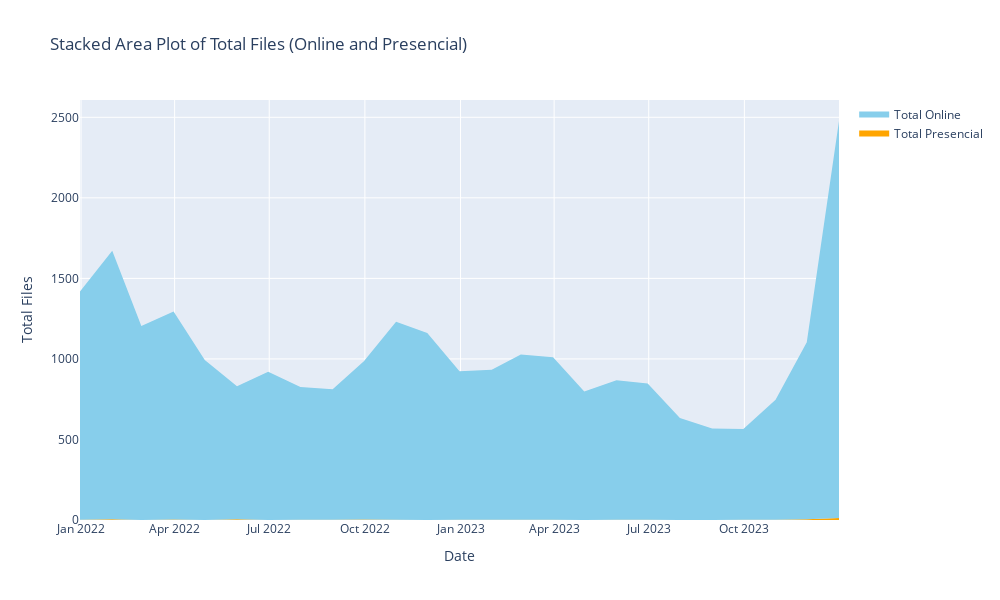

The notebook cell saved with this chart:
### Markdown cell above
## Bokeh stacked

### Code cell
import plotly.graph_objects as go

# Prepare the data (assuming df_autoconsumo_group_m has datetime index and required columns)
df_b = df_autoconsumo_group_m.reset_index()

# Create the stacked area plot
fig = go.Figure()

# Add the area for total_presencial
fig.add_trace(go.Scatter(
    x=df_b['fecha_registro_exp'],
    y=df_b['total_presencial'],
    mode='none',
    stackgroup='one',  # Stack the areas
    fill='tonexty',  # Fill the area below the line
    name='Total Presencial',
    fillcolor='orange',
    hoverinfo='x+y+name'  # Display x (date), y (value), and name (category)
))

# Add the area for total_online
fig.add_trace(go.Scatter(
    x=df_b['fecha_registro_exp'],
    y=df_b['total_online'],
    mode='none',
    stackgroup='one',  # Stack the areas
    fill='tonexty',  # Fill the area below the line
    name='Total Online',
    fillcolor='skyblue',
    hoverinfo='x+y+name'  # Display x (date), y (value), and name (category)
))


# Update layout
fig.update_layout(
    title="Stacked Area Plot of Total Files (Online and Presencial)",
    xaxis_title="Date",
    yaxis_title="Total Files",
    width=1000,  # Increase width for better visibility
    height=600,  # Increase height for better visibility
    hovermode="x unified",  # Show hover info in a unified box
    hoverlabel=dict(
        font_size=10,  # Set the font size to 10 (smaller)
        font_family="Arial",  # Set the font family to Arial (optional)
    )
)
# Show the plot
fig.show()

### Figure 1 — Plotly figure (JSON) as saved in the notebook; plotly's stock layout.template omitted (floating-point values rounded to 4 significant figures)
{"data": [{"fill": "tonexty", "fillcolor": "orange", "hoverinfo": "x+y+name", "mode": "none", "name": "Total Presencial", "stackgroup": "one", "type": "scatter", "x": ["2021-12-31T00:00:00", "2022-01-31T00:00:00", "2022-02-28T00:00:00", "2022-03-31T00:00:00", "2022-04-30T00:00:00", "2022-05-31T00:00:00", "2022-06-30T00:00:00", "2022-07-31T00:00:00", "2022-08-31T00:00:00", "2022-09-30T00:00:00", "2022-10-31T00:00:00", "2022-11-30T00:00:00", "2022-12-31T00:00:00", "2023-01-31T00:00:00", "2023-02-28T00:00:00", "2023-03-31T00:00:00", "2023-04-30T00:00:00", "2023-05-31T00:00:00", "2023-06-30T00:00:00", "2023-07-31T00:00:00", "2023-08-31T00:00:00", "2023-09-30T00:00:00", "2023-10-31T00:00:00", "2023-11-30T00:00:00", "2023-12-31T00:00:00"], "y": [2, 4, 0, 3, 0, 5, 0, 1, 1, 3, 1, 0, 1, 2, 1, 1, 0, 1, 1, 0, 0, 1, 1, 5, 12]}, {"fill": "tonexty", "fillcolor": "skyblue", "hoverinfo": "x+y+name", "mode": "none", "name": "Total Online", "stackgroup": "one", "type": "scatter", "x": ["2021-12-31T00:00:00", "2022-01-31T00:00:00", "2022-02-28T00:00:00", "2022-03-31T00:00:00", "2022-04-30T00:00:00", "2022-05-31T00:00:00", "2022-06-30T00:00:00", "2022-07-31T00:00:00", "2022-08-31T00:00:00", "2022-09-30T00:00:00", "2022-10-31T00:00:00", "2022-11-30T00:00:00", "2022-12-31T00:00:00", "2023-01-31T00:00:00", "2023-02-28T00:00:00", "2023-03-31T00:00:00", "2023-04-30T00:00:00", "2023-05-31T00:00:00", "2023-06-30T00:00:00", "2023-07-31T00:00:00", "2023-08-31T00:00:00", "2023-09-30T00:00:00", "2023-10-31T00:00:00", "2023-11-30T00:00:00", "2023-12-31T00:00:00"], "y": [1416, 1667, 1205, 1292, 993, 825, 921, 824, 810, 983, 1229, 1161, 923, 930, 1026, 1010, 797, 867, 847, 633, 568, 564, 745, 1098, 2465]}], "layout": {"height": 600, "hoverlabel": {"font": {"family": "Arial", "size": 10}}, "hovermode": "x unified", "title": {"text": "Stacked Area Plot of Total Files (Online and Presencial)"}, "width": 1000, "xaxis": {"autorange": true, "range": ["2021-12-31", "2023-12-31"], "title": {"text": "Date"}, "type": "date"}, "yaxis": {"autorange": true, "range": [0, 2607.0], "title": {"text": "Total Files"}, "type": "linear"}}}
